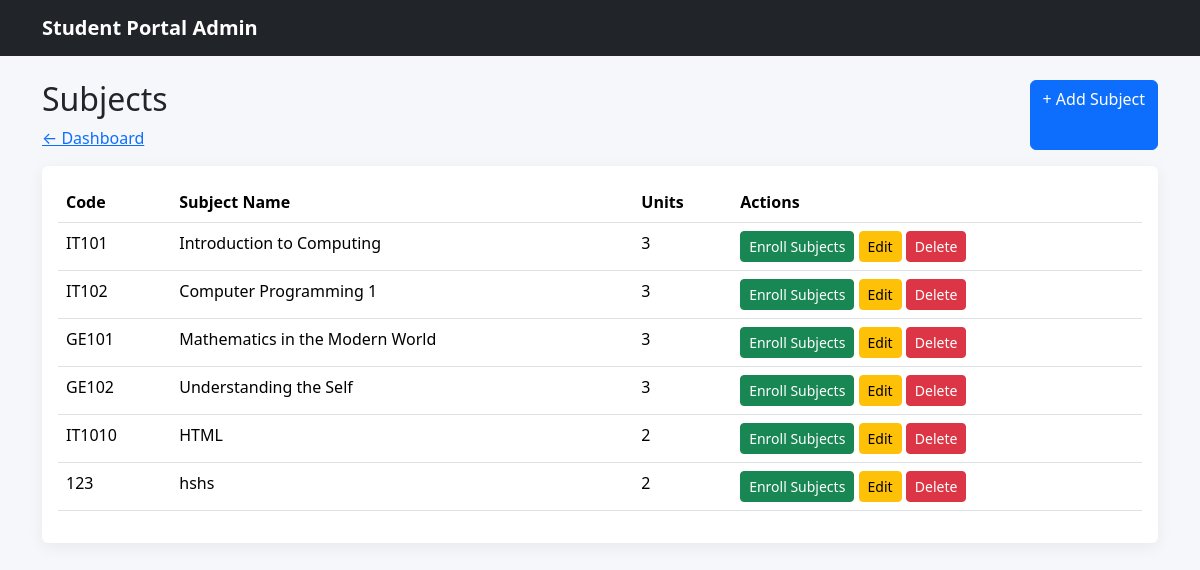
The page /jammi/admin/subjects/index.php (signed in) on the database its author committed.
### tables this page shows
CREATE TABLE `subjects` (
  `id` int(11) NOT NULL,
  `subject_code` varchar(20) NOT NULL,
  `subject_name` varchar(100) NOT NULL,
  `units` int(11) NOT NULL
);

### jammi/admin/subjects/index.php (the view, shortened to what this page needs)
<?php
include "../../config/database.php";
$sql = "SELECT * FROM subjects";
$result = mysqli_query($conn, $sql);
?>
<!doctype html>
<html lang="en">
<head>
    <link
        href="../../assets/vendor/bootstrap/css/bootstrap.min.css"
        rel="stylesheet"
    >
    <link
        href="../../assets/css/style.css"
        rel="stylesheet"
    >
</head>
<body>
    <nav class="navbar navbar-dark bg-dark">
        <div class="container">
            <a
                class="navbar-brand"
                href="dashboard.html"
            >
                Student Portal Admin
            </a>
        </div>
    </nav>
    <div class="container py-4">
        <div class="d-flex justify-content-between mb-3">
            <div>
                <h2>Subjects</h2>
                <a href="../dashboard.php">
                    ← Dashboard
                </a>
            </div>
            <a
                href="create.php"
                class="btn btn-primary"
            >
                + Add Subject
            </a>
        </div>
        <div class="card">
            <div class="card-body">
                <table class="table">
                    <thead>
                        <tr>
                            <th>Code</th>
                            <th>Subject Name</th>
                            <th>Units</th>
                            <th>Actions</th>
                        </tr>
                    </thead>
                    <tbody>
                        <tr>
                             <?php while($row = mysqli_fetch_assoc($result)){?>
                        <tr>
                            <td><?php echo htmlspecialchars($row["subject_code"]);?></td>
                            <td>
                                <?php echo htmlspecialchars($row["subject_name"]);?>
                            </td>
                            <td>
                                 <?php echo htmlspecialchars($row["units"]);?>
                            </td>
                            <td>
                                <a
                                    class="btn btn-success btn-sm"
                                    href="enroll.html"
                                >
                                    Enroll Subjects
                                </a>
                                <a
                                    class="btn btn-warning btn-sm"
                                    href="student_form.html"
                                >
                                    Edit
                                </a>
                                <button
                                    class="btn btn-danger btn-sm"
                                >
                                    Delete
                                </button>
                            </td>
                        </tr>
                     <?php }?>
                        </tr>
                    </tbody>
                </table>
            </div>
        </div>
    </div>
</body>
</html>

### jammi/assets/css/style.css (style rules this page uses)
body { background: #f5f7fb; }
.navbar-brand { font-weight: 700; }
.card { border: 0; box-shadow: 0 0.25rem 1rem rgba(0,0,0,.06); }

### rows shown on the page
subjects: subject_code "IT101", subject_name "Introduction to Computing", units "3"
subjects: subject_code "IT102", subject_name "Computer Programming 1", units "3"
subjects: subject_code "GE101", subject_name "Mathematics in the Modern World", units "3"
subjects: subject_code "GE102", subject_name "Understanding the Self", units "3"
subjects: subject_code "IT1010", subject_name "HTML", units "2"
subjects: subject_code "123", subject_name "hshs", units "2"
